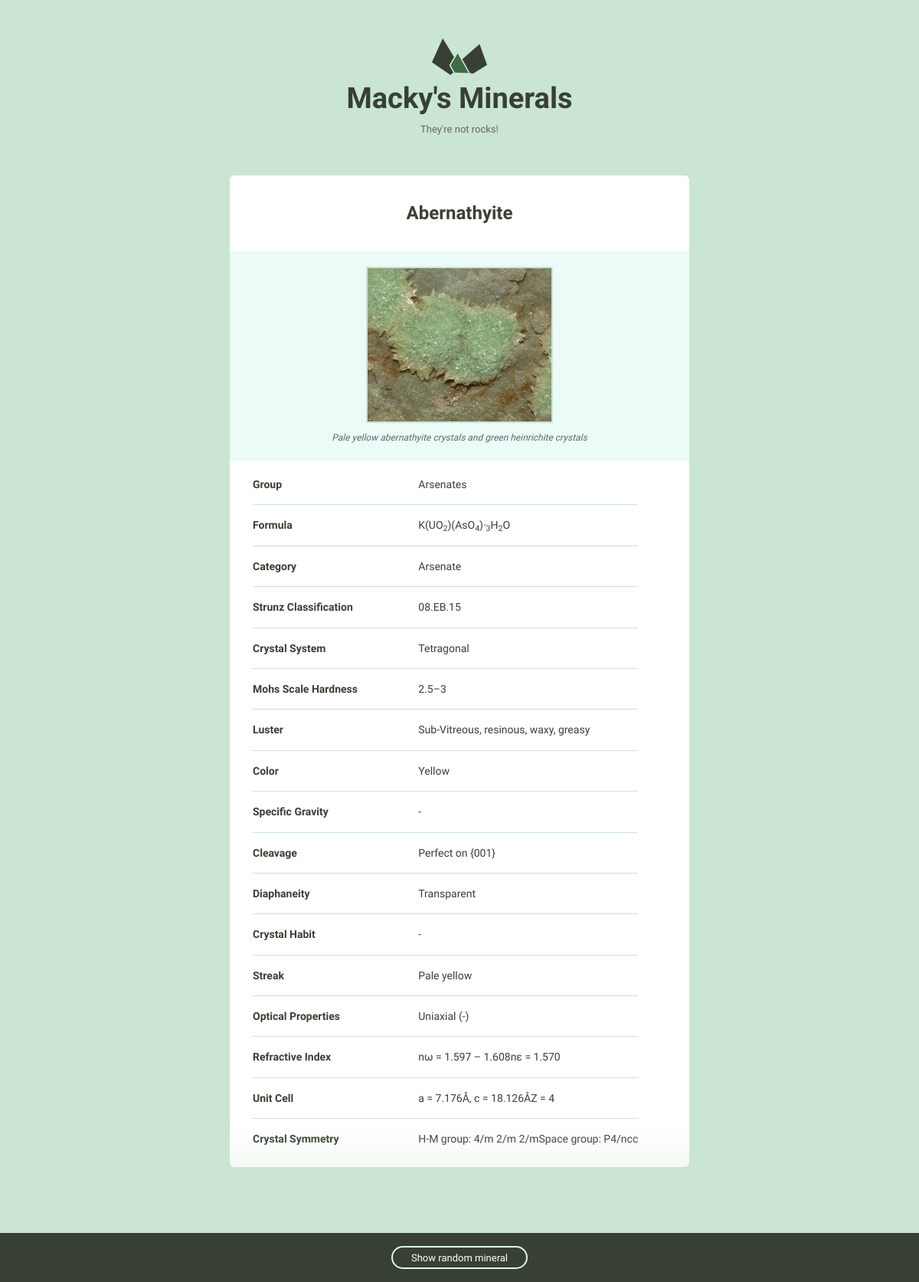
The page /minerals/2 on the database its author committed.
### minerals/models.py (models this page shows, shortened)
class Mineral(models.Model):
    name = models.CharField(max_length=255,)
    image_filename = models.CharField(max_length=255)
    image_caption = models.CharField(max_length=255)
    category = models.CharField(max_length=255)
    formula = models.CharField(max_length=255)
    strunz_classification = models.CharField(
        max_length=255)
    color = models.CharField(max_length=255)
    crystal_system = models.CharField(max_length=255)
    unit_cell = models.CharField(max_length=255)
    crystal_symmetry = models.CharField(max_length=255)
    cleavage = models.CharField(max_length=255)
    mohs_scale_hardness = models.CharField(
        max_length=255)
    luster = models.CharField(max_length=255)
    streak = models.CharField(max_length=255)
    diaphaneity = models.CharField(max_length=255)
    optical_properties = models.CharField(
        max_length=255)
    refractive_index = models.CharField(max_length=255)
    crystal_habit = models.CharField(max_length=255)
    specific_gravity = models.CharField(max_length=255)
    group = models.CharField(max_length=255)

### minerals/views.py (the view)
# urls.py: path('<int:pk>', views.mineral_detail, name='mineral_detail'),
def mineral_detail(request, pk):
    minerals = Mineral.objects.values().all()
    field_count = {}
    for mineral in minerals:
        for key, value in mineral.items():
            if value != '' and key != 'id':
                try:
                    field_count[key] = field_count[key] + 1
                except KeyError:
                    field_count[key] = 1
    mineral = Mineral.objects.values().get(pk=pk)
    field_count = OrderedDict(
        sorted(field_count.items(), key=lambda x: x[1], reverse=True))
    return render(request, 'mineral_detail.html',
                  {'mineral': mineral,
                   'detail': True,
                   'field_count': field_count})

### minerals/templatetags/mineral_extras.py (called while the page is built)
@register.filter
def replace_underscores_with_space(key):
    return ' '.join(key.split('_'))

@register.simple_tag
def generate_random_num():
    mineral_count = Mineral.objects.all().count()
    return randint(1, mineral_count)

@register.filter
def get_dict_value(obj, key):
    try:
        if obj[key] != '':
            return obj[key]
        else:
            return '-'
    except KeyError:
        return ''

### minerals/templates/mineral_detail.html
{% extends "layout.html" %}
{% load static from staticfiles %}
{% load mineral_extras %}
{% block content %}
  <h1 class="mineral__name">{{ mineral.name }}</h1>
  <div class="mineral__image-bg">
    {% with 'images/'|add:mineral.name|add:'.jpg' as mineral_image %}
      <img class="mineral__image" src="{% static mineral_image %}">
    {% endwith %}
    <p class="mineral__caption">{{ mineral.image_caption }}</p>
  </div>
  <div class="mineral__table-container">
    <table class="mineral__table">
      {% for key in field_count.keys %}
        {% if key != 'id' and key != 'image_caption' and key != 'image_filename' and key != 'name' %}
          <tr>
            <td class="mineral__category">{{ key|replace_underscores_with_space|title }}</td>
            <td {% if key is 'formula' %}class="mineral__formula"{% endif %}>
              {{ mineral|get_dict_value:key|safe }}
            </td>
          </tr>
        {% endif %}
      {% endfor %}
    </table>
  </div>
{% endblock %}

### minerals/static/css/global.css (style rules this page uses)
html { font-family: sans-serif; -ms-text-size-adjust: 100%; -webkit-text-size-adjust: 100%; }
body { margin: 0; }
h1 { font-size: 2em; margin: 0.67em 0; }
sub { font-size: 75%; line-height: 0; position: relative; vertical-align: baseline; bottom: -0.25em; }
img { border: 0; }
table { border-collapse: collapse; border-spacing: 0; }
td, th { padding: 0; }
html { font-size: 62.5%; }
body { background-color: #CAE5D2; font-size: 1.5em; line-height: 1.6; font-weight: 400; font-family: "Cousine"; color: #666; }
h1, h2, h3, h4, h5, h6 { margin-top: 0; margin-bottom: 2rem; font-weight: bold; font-family: "Work Sans", sans-serif; color: #384033; }
h1 { font-size: 3.8rem; }
@media (min-width: 550px) { h1 { font-size: 3.8rem; } }
p { margin-top: 0; font-size: 1.6rem; }
th, td { padding: 15px; text-align: left; border-bottom: 1px solid #e1e1e1; }
th:first-child, td:first-child { padding-left: 0; }
th:last-child, td:last-child { padding-right: 0; }
table, p, ul { margin-bottom: 2.5rem; }
.mineral__name { display: block; width: 100%; margin: 0; font-size: 24px; padding: 30px 0 30px 0; }
.mineral__image { display: block; margin: 0 auto; border: solid 2px #CAE5D2; }
.mineral__image-bg { background-color: #ecfaf8; padding: 20px 0; }
.mineral__caption { font-size: 12px; font-style: italic; padding: 10px 0 0 0; margin: 0; }
.mineral__table { font-size: 14px; color: #384033; }
.mineral__table td { border-color: #CAE5D2; }
.mineral__table tr:last-of-type td { border-bottom: none; padding-bottom: 0; }
.mineral__table-container { padding: 5px 30px 0; }
.mineral__category { font-weight: bold; width: 40%; }

### rows shown on the page
Mineral: name "Abernathyite", image_caption "Pale yellow abernathyite crystals and green heinrichite crystals"

### other values the page prints
{{ key|replace_underscores_with_space|title }} "Group" "Formula" "Category" "Strunz Classification" "Crystal System" "Mohs Scale Hardness" "Luster" "Color" "Specific Gravity" "Cleavage" "Diaphaneity" "Crystal Habit" "Streak" "Optical Properties" "Refractive Index" "Unit Cell" "Crystal Symmetry"
{{ mineral|get_dict_value:key|safe }} "Arsenates" "K(UO 2 )(AsO 4 )· 3 H 2 O" "Arsenate" "08.EB.15" "Tetragonal" "2.5–3" "Sub-Vitreous, resinous, waxy, greasy" "Yellow" "-" "Perfect on {001}" "Transparent" "-" "Pale yellow" "Uniaxial (-)" "nω = 1.597 – 1.608nε = 1.570" "a = 7.176Å, c = 18.126ÅZ = 4" "H-M group: 4/m 2/m 2/mSpace group: P4/ncc"
